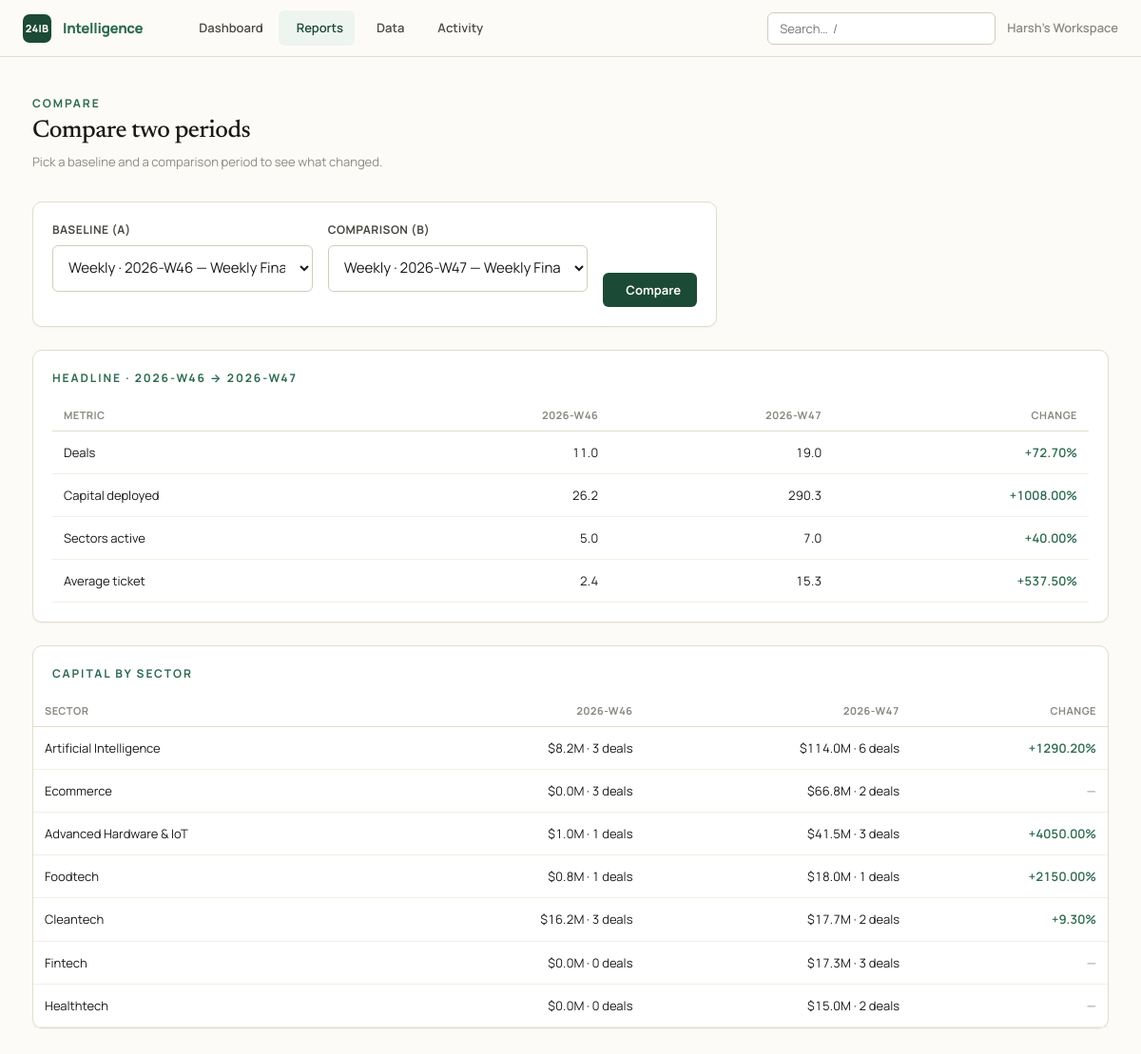
Screenshot of /reports/compare?a=121&b=122 with the database file from the repository.
### intelligence/models.py (models this page shows, shortened)
class Organization(db.Model):
    __tablename__ = "organizations"
    id: Mapped[int] = mapped_column(primary_key=True)
    name: Mapped[str] = mapped_column(String(160), nullable=False)
    slug: Mapped[str] = mapped_column(String(80), unique=True, nullable=False)
    created_at: Mapped[datetime] = mapped_column(DateTime, default=_utcnow)
    deals: Mapped[list["FundingDeal"]] = relationship(back_populates="organization", cascade="all, delete-orphan")
    reports: Mapped[list["Report"]] = relationship(back_populates="organization", cascade="all, delete-orphan")
    api_keys: Mapped[list["ApiKey"]] = relationship(back_populates="organization", cascade="all, delete-orphan")

class Report(db.Model):
    __tablename__ = "reports"
    id: Mapped[int] = mapped_column(primary_key=True)
    organization_id: Mapped[int] = mapped_column(ForeignKey("organizations.id"), nullable=False)
    period_type: Mapped[PeriodType] = mapped_column(Enum(PeriodType), nullable=False)
    period_key: Mapped[str] = mapped_column(String(40), nullable=False)  # e.g. 2026-W14, 2026-05, 2026-Q1, 2026
    title: Mapped[str] = mapped_column(String(240), default="")
    edition_no: Mapped[int | None] = mapped_column(Integer, nullable=True)
    status: Mapped[ReportStatus] = mapped_column(Enum(ReportStatus), default=ReportStatus.PENDING)
    payload_json: Mapped[str] = mapped_column(Text, default="{}")  # see `payload` property — the full computed report
    error: Mapped[str | None] = mapped_column(Text, nullable=True)  # set only when status == FAILED
    share_token: Mapped[str] = mapped_column(String(48), default=_token, unique=True, index=True)
    is_published: Mapped[bool] = mapped_column(Boolean, default=False)
    notes: Mapped[str] = mapped_column(Text, default="")  # free-form personal notes, not shown on the public page
    created_at: Mapped[datetime] = mapped_column(DateTime, default=_utcnow)
    generated_at: Mapped[datetime | None] = mapped_column(DateTime, nullable=True)  # set when status becomes READY
    organization: Mapped["Organization"] = relationship(back_populates="reports")
    @property
    def payload(self) -> dict:
        return json.loads(self.payload_json or "{}")
    @payload.setter
    def payload(self, data: dict) -> None:
        """Serialise ``data`` to JSON for storage.

        ``default=str`` lets ``date``/``datetime`` values inside the payload
        (produced by ``aggregate.build_payload``) serialise without callers
        having to hand-roll a JSON encoder for every report field.
        """
        self.payload_json = json.dumps(data, default=str)

### intelligence/reports/routes.py (the view)
@bp.route("/compare")
def compare():
    org = require_org()
    a_id = request.args.get("a", type=int)
    b_id = request.args.get("b", type=int)
    by_type: dict[str, list[Report]] = {pt.value: [] for pt in PeriodType}
    for r in db.session.scalars(
        select(Report).where(Report.organization_id == org.id, Report.status == ReportStatus.READY)
        .order_by(Report.period_type, Report.period_key)
    ):
        by_type[r.period_type.value].append(r)
    if not a_id or not b_id:
        return render_template("reports/compare.html", by_type=by_type,
                               a=None, b=None, diff=None, active="reports")
    a, b = _get_report(a_id), _get_report(b_id)
    diff = diff_payloads(a.payload, b.payload)
    return render_template("reports/compare.html", by_type=by_type,
                           a=a, b=b, diff=diff, active="reports")

### intelligence/__init__.py (called while the page is built)
def _register_security_headers(app: Flask) -> None:
    @app.after_request
    def _set_headers(resp):  # noqa: WPS430
        resp.headers.setdefault("X-Content-Type-Options", "nosniff")
        resp.headers.setdefault("X-Frame-Options", "SAMEORIGIN")
        resp.headers.setdefault("Referrer-Policy", "strict-origin-when-cross-origin")
        resp.headers.setdefault("Content-Security-Policy", _CSP)
        if app.config.get("SESSION_COOKIE_SECURE"):
            resp.headers.setdefault(
                "Strict-Transport-Security", "max-age=31536000; includeSubDomains"
            )
        return resp

def _register_template_helpers(app: Flask) -> None:
    from .models import PeriodType
    @app.template_filter("ret")
    def ret_filter(val):
        if val is None:
            return "—"
        sign = "+" if val > 0 else ""
        return f"{sign}{val:.2f}%"
    @app.template_filter("retclass")
    def retclass_filter(val):
        if val is None:
            return "val-flat"
        return "val-pos" if val > 0 else ("val-neg" if val < 0 else "val-flat")
    @app.template_filter("num")
    def num_filter(val, places=0):
        if val is None:
            return "—"
        return f"{val:,.{places}f}"
    @app.context_processor
    def inject_globals():
        from .tenancy import require_org
        return {
            "now": utcnow(),
            "PeriodType": PeriodType,
            "brand": "24IB Intelligence",
            "current_org": require_org(),
        }

### intelligence/clock.py (called while the page is built)
def utcnow() -> datetime:
    return datetime.now(timezone.utc).replace(tzinfo=None)

### intelligence/engine/compare.py (called while the page is built)
def _pct_delta(curr: float, prev: float) -> float | None:
    if not prev:
        return None
    return round((curr - prev) / prev * 100, 1)

### intelligence/reports/routes.py (called while the page is built)
def _get_report(report_id: int) -> Report:
    org = require_org()
    report = db.session.get(Report, report_id)
    if not report or report.organization_id != org.id:
        abort(404)
    return report

### intelligence/tenancy.py (called while the page is built, shortened)
def ensure_workspace() -> Organization:
    org = db.session.query(Organization).first()
    if org is not None:
        return org

def require_org() -> Organization:
    if "workspace" not in g:
        g.workspace = ensure_workspace()
    return g.workspace

### intelligence/templates/reports/compare.html (shortened to what this page needs)
{% extends "base.html" %}
{% block content %}
<div class="page-head"><div>
  <div class="eyebrow">Compare</div><h1 class="page-title">Compare two periods</h1>
  <p class="page-sub">Pick a baseline and a comparison period to see what changed.</p>
</div></div>
<div class="card" style="max-width:720px;margin-bottom:var(--sp-6)">
  <form method="get" style="display:flex;gap:var(--sp-4);align-items:end;flex-wrap:wrap">
    <div class="field" style="flex:1;min-width:200px">
      <label>Baseline (A)</label>
      <select class="input" name="a">
        {% for pt, items in by_type.items() %}
          {% for r in items %}
          <option value="{{ r.id }}" {{ 'selected' if a and a.id==r.id }}>{{ pt|capitalize }} · {{ r.period_key }} — {{ r.title }}</option>
          {% endfor %}
        {% endfor %}
      </select>
    </div>
    <div class="field" style="flex:1;min-width:200px">
      <label>Comparison (B)</label>
      <select class="input" name="b">
        {% for pt, items in by_type.items() %}
          {% for r in items %}
          <option value="{{ r.id }}" {{ 'selected' if b and b.id==r.id }}>{{ pt|capitalize }} · {{ r.period_key }} — {{ r.title }}</option>
          {% endfor %}
        {% endfor %}
      </select>
    </div>
    <button class="btn btn-primary" type="submit"> Compare</button>
  </form>
</div>
{% if diff %}
<div class="card" style="margin-bottom:var(--sp-6)">
  <div class="eyebrow" style="margin-bottom:var(--sp-3)">Headline · {{ a.period_key }} → {{ b.period_key }}</div>
  <table class="table">
    <thead><tr><th>Metric</th><th class="num">{{ a.period_key }}</th><th class="num">{{ b.period_key }}</th><th class="num">Change</th></tr></thead>
    <tbody>
      {% for row in diff.headline %}
      <tr>
        <td>{{ row.label }}</td>
        <td class="num">{{ row.a|num(1) }}</td>
        <td class="num">{{ row.b|num(1) }}</td>
        <td class="num {{ row.delta|retclass }}">{{ row.delta|ret }}</td>
      </tr>
      {% endfor %}
    </tbody>
  </table>
</div>
<div class="card" style="padding:0">
  <div class="eyebrow" style="margin:var(--sp-5) var(--sp-5) var(--sp-3)">Capital by sector</div>
  <table class="table">
    <thead><tr><th>Sector</th><th class="num">{{ a.period_key }}</th><th class="num">{{ b.period_key }}</th><th class="num">Change</th></tr></thead>
    <tbody>
      {% for row in diff.sectors %}
      <tr>
        <td>{{ row.name }}</td>
        <td class="num">${{ row.amt_a|num(1) }}M · {{ row.deals_a }} deals</td>
        <td class="num">${{ row.amt_b|num(1) }}M · {{ row.deals_b }} deals</td>
        <td class="num {{ row.delta|retclass }}">{{ row.delta|ret }}</td>
      </tr>
      {% endfor %}
    </tbody>
  </table>
</div>
{% elif request.args.get('a') or request.args.get('b') %}
<div class="empty"><h3>Pick two reports</h3><p>Choose a baseline and a comparison period above.</p></div>
{% endif %}
{% endblock %}

### intelligence/templates/base.html (shortened to what this page needs)
<!doctype html>
<html lang="en">
<head>
  <link rel="stylesheet" href="{{ url_for('static', filename='css/tokens.css') }}">
  <link rel="stylesheet" href="{{ url_for('static', filename='css/app.css') }}">
</head>
<body>
  <nav class="nav">
    <a href="{{ url_for('dashboard.home') }}" class="nav-brand">
      <span class="nav-mark" aria-hidden="true">24IB</span>
      <span>Intelligence</span>
    </a>
    <div class="nav-links">
      <a class="nav-link {{ 'active' if active=='dashboard' }}" href="{{ url_for('dashboard.home') }}">Dashboard</a>
      <a class="nav-link {{ 'active' if active=='reports' }}" href="{{ url_for('reports.index') }}">Reports</a>
      <a class="nav-link {{ 'active' if active=='data' }}" href="{{ url_for('data.index') }}">Data</a>
      <a class="nav-link {{ 'active' if active=='runs' }}" href="{{ url_for('dashboard.runs') }}">Activity</a>
    </div>
    <div class="nav-right">
      <form action="{{ url_for('explore.search') }}" method="get" role="search" class="nav-search">
        <input class="input" id="global-search" type="search" name="q"
               placeholder="Search…  /" title="Press / to focus">
      </form>
      <span class="nav-org">{{ current_org.name if current_org }}</span>
    </div>
  </nav>
  {% block body %}
  <main class="container" id="main">
    {% block content %}{% endblock %}
  </main>
  {% endblock %}
</body>
</html>

### intelligence/static/css/tokens.css (style rules this page uses)
:root { --cream: #fdfbf7; --sand: #f3efe6; --sand-2: #ece7da; --border: #e3ddd0; --border-strong: #d3ccba; --ink: #1a1a18; --slate: #4a4a44; --dust: #8a8a82; --ghost: #b8b8ae; --g900: #0a2418; --g800: #1b4a36; --g700: #2d6b4f; --g600: #3d8a67; --g400: #7ab896; --g200: #b8ddc9; --g50: #eef5f1; --b700: #1f4e79; --b500: #3b82c4; --b50: #eef5fd; --r700: #9b2c2c; --r500: #d64545; --r50: #fdf0f0; --a700: #92600a; --a500: #d99a16; --a50: #fef8ec; --font-serif: 'Newsreader', Georgia, 'Times New Roman', serif; --font-sans: 'Manrope', system-ui, -apple-system, sans-serif; --font-mono: 'JetBrains Mono', ui-monospace, 'SF Mono', monospace; --text-2xs: 0.6875rem; --text-xs: 0.75rem; --text-sm: 0.8125rem; --text-base:0.9375rem; --text-md: 1.0625rem; --text-lg: 1.25rem; --text-xl: 1.5rem; --text-2xl: 2rem; --text-3xl: 2.75rem; --track-tight: -0.02em; --track-normal: 0; --track-wide: 0.04em; --track-widest: 0.16em; --sp-1: 4px; --sp-2: 8px; --sp-3: 12px; --sp-4: 16px; --sp-5: 20px; --sp-6: 24px; --sp-8: 32px; --sp-10: 40px; --sp-12: 48px; --sp-16: 64px; --sp-24: 96px; --radius-sm: 6px; --radius: 10px; --radius-lg: 16px; --shadow-sm: 0 1px 2px rgba(26,26,24,0.05); --shadow: 0 4px 16px rgba(26,26,24,0.07); --shadow-lg: 0 12px 40px rgba(26,26,24,0.10); --ease-out: cubic-bezier(0.16, 1, 0.3, 1); --ease-spring: cubic-bezier(0.34, 1.56, 0.64, 1); --dur-fast: 120ms; --dur-base: 220ms; --nav-h: 60px; --max-content: 1180px; --max-article: 760px; }

### rows the page displays
Organization: name "Harsh's Workspace"
Report: period_key "2026-W46"
Report: period_key "2026-W47"

### other values shown
{{ row.label }} "Deals" "Capital deployed" "Sectors active" "Average ticket"
{{ row.a|num(1) }} "11.0" "26.2" "5.0" "2.4"
{{ row.b|num(1) }} "19.0" "290.3" "7.0" "15.3"
{{ row.delta|ret }} "+72.70%" "+1008.00%" "+40.00%" "+537.50%"
{{ row.name }} "Artificial Intelligence" "Ecommerce" "Advanced Hardware & IoT" "Foodtech" "Cleantech" "Fintech" "Healthtech"
{{ row.amt_a|num(1) }} "8.2" "0.0" "1.0" "0.8" "16.2" "0.0" "0.0"
{{ row.deals_a }} "3" "3" "1" "1" "3" "0" "0"
{{ row.amt_b|num(1) }} "114.0" "66.8" "41.5" "18.0" "17.7" "17.3" "15.0"
{{ row.deals_b }} "6" "2" "3" "1" "2" "3" "2"
{{ row.delta|ret }} "+1290.20%" "—" "+4050.00%" "+2150.00%" "+9.30%" "—" "—"
form field a "Weekly · 2026-W46 — Weekly Financing Intelligence — Week 46, 2026"
form field b "Weekly · 2026-W47 — Weekly Financing Intelligence — Week 47, 2026"
